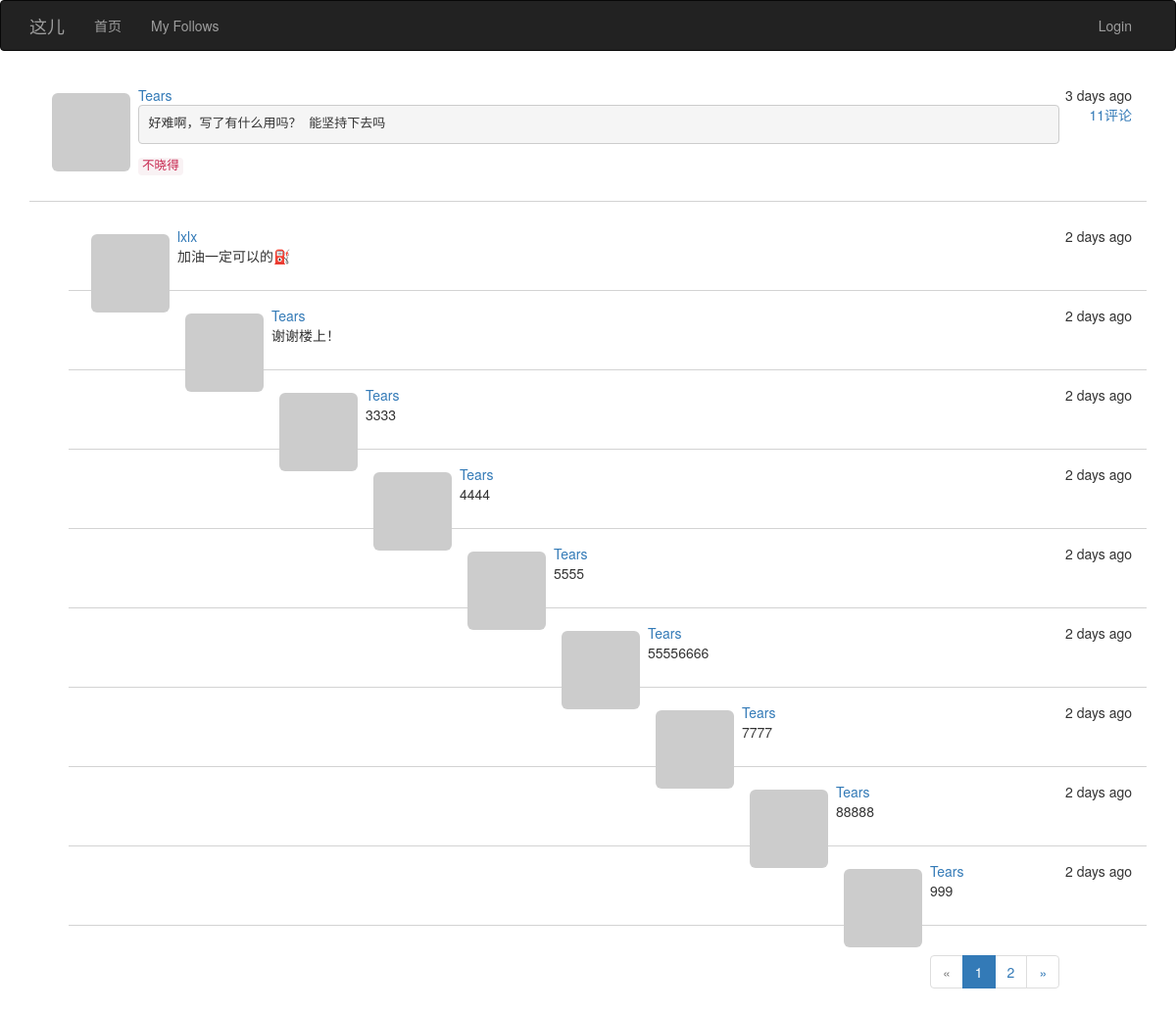
The page /post/126 on the database as committed earlier.
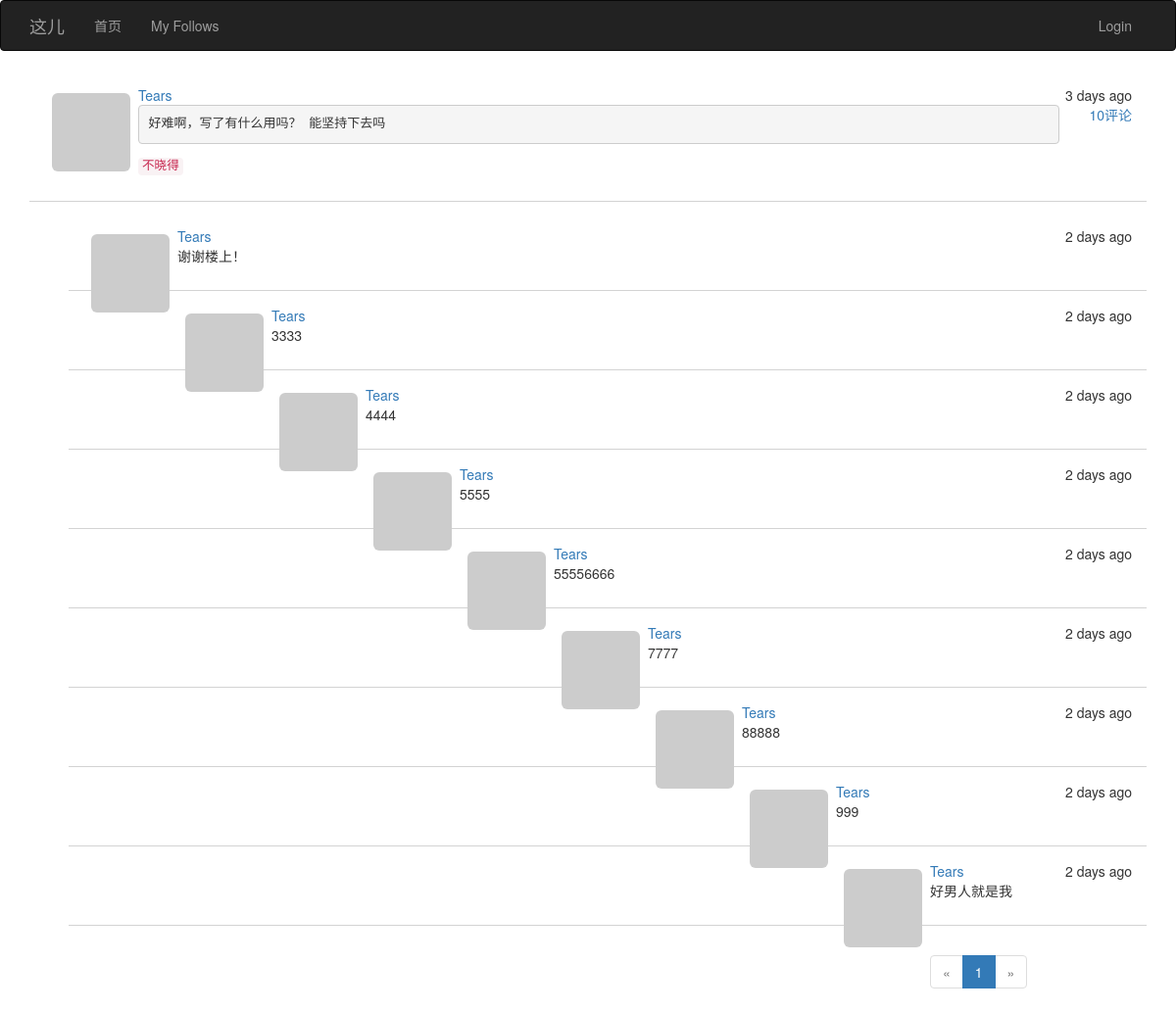
The same page on the database as committed later.
### app/models.py (models this page shows, shortened)
class Post(db.Model):
    __tablename__ = 'posts'
    id = db.Column(db.Integer, primary_key=True)
    body = db.Column(db.Text)
    body_html = db.Column(db.Text)
    timestamp = db.Column(db.DateTime, index=True, default=datetime.utcnow)
    author_id = db.Column(db.Integer, db.ForeignKey('users.id'))
    post_type = db.Column(db.Integer, default=PostType.POST)
    parent_post_id = db.Column(db.Integer, db.ForeignKey('posts.id'))
    disabled = db.Column(db.Boolean, default=True)
    comments = db.relationship('Post', foreign_keys=[parent_post_id],
                               backref=db.backref('parent_post',
                                                  lazy='joined', remote_side=[id]),
                               cascade='all,delete-orphan',
                               lazy='dynamic'
                               )

class User(UserMixin, db.Model):
    __tablename__ = 'users'
    id = db.Column(db.Integer, primary_key=True)
    email = db.Column(db.String(64), unique=True, index=True)
    username = db.Column(db.String(64), unique=True, index=True)
    password_hash = db.Column(db.String(128))
    confirmed = db.Column(db.Boolean, default=False)
    role_id = db.Column(db.Integer, db.ForeignKey('roles.id'))
    posts = db.relationship('Post', backref='author', lazy='dynamic')
    location = db.Column(db.String(64))
    about_me = db.Column(db.Text())
    member_since = db.Column(db.DateTime(), default=datetime.utcnow)
    last_seen = db.Column(db.DateTime(), default=datetime.utcnow)
    avatar = db.Column(db.String(128))
    followed = db.relationship('Follow', foreign_keys=[Follow.follower_id],
                               backref=db.backref('follower', lazy='joined'),
                               lazy='dynamic', cascade='all, delete-orphan')
    followers = db.relationship('Follow', foreign_keys=[Follow.followed_id],
                                backref=db.backref('followed', lazy='joined'),
                                lazy='dynamic', cascade='all, delete-orphan')
    def getAvatar(self, size=100, default='identicon', rating='g'):
        if request.is_secure:
            url = "https://secure.gravatar.com/avatar"
        else:
            url = 'http://www.gravatar.com/avatar'
        hash = self.avatar or hashlib.md5(self.email.encode('utf-8')).hexdigest()
        return '{url}/{hash}?s={size}&d={default}&r={rating}'.format(
            url=url, hash=hash, default=default, rating=rating, size=size)
    @property
    def password(self):
        raise AttributeError('password is not readable attribute')

### app/main/views.py (the view, shortened to what this page needs)
@main.route('/post/<int:id>', methods=["GET", "POST"])
def post(id):
    post = Post.query.get_or_404(id)
    page = request.args.get('page', 1, type=int)
    form = CommentForm()
    if page == -1:
        page = (post.comments.count() - 1) // 10 + 1
    pagination = post.comments.order_by(Post.timestamp.asc()).paginate(page, per_page=10, error_out=False)
    comments = pagination.items
    return render_template('post.html', posts=[post], page=page,
                           form=form, comments=comments, pagination=pagination)

### app/main/__init__.py (called while the page is built)
@main.app_context_processor
def inject_permissions():
    return dict(Permission=Permission)

### app/models.py (called while the page is built)
    def can(self, permissions):
        return False

### app/templates/post.html (shortened to what this page needs)
{% extends "bootstrap_base.html" %}
{% import "bootstrap/wtf.html" as wtf %}
{% import 'message.html' as msg %}
{% block content %}
<div class="container">
    {% include '_posts.html' %}
    {% include '_comments.html' %}
    {% import '_posts.html' as pg %}
    {{pg.pagination_widget(pagination,'.post',id=posts[0].id)}}
</div>
{% endblock %}

### app/templates/bootstrap_base.html (shortened to what this page needs)
{% extends "bootstrap/base.html" %}
{% block html_attribs %} lang="zh-CN"{% endblock%}
{% block head %}
{{super()}}
{% endblock%}
{%- block styles %}
{{super()}}
<link href="{{url_for('static',filename='style.css')}}" rel="stylesheet">
{%- endblock styles %}
{% block navbar %}
<div class="navbar navbar-inverse" role="navigation">
    <div class="container">
        <div class="navbar-header">
            <a class="navbar-brand" href="/">这儿</a>
        </div>
        <div class="navbar-collapse collapse">
            <ul class="nav navbar-nav">
                <li><a href="/">首页</a></li>
                <li><a href="{{url_for('main.followed_posts')}}">My Follows</a></li>
            </ul>
            {% if not hide_login %}
            <ul class="nav navbar-nav navbar-right">
                {% if not current_user.is_authenticated %}
                <li><a href="{{url_for('auth.login',next=request.path ) }}">Login</a></li>
                {% else %}
                <li><a href="{{url_for('main.user',id=current_user.id)}}"
                       style="padding-top:10px;padding-bottom:6px">
                    <img src="{{current_user.getAvatar(size=32)}}" class="img-circle profile-thumbnail"/></a></li>
                <li><a href="{{url_for('auth.logout',next=request.path) }}">Logout</a></li>
                {% endif %}
            </ul>
            {% endif %}
        </div>
    </div>
</div>
{% endblock%}

### app/templates/_posts.html
<ul class="posts">
    {% for post in posts %}
    {% if post and post.author %}
    <li>
        <div class="post-thumbnail">
            <a href="{{url_for('.user',id=post.author.id)}}">
                <img src="{{ post.author.getAvatar(size=40) }}"
                     class="img-rounded profile-thumbnail"/></a>
        </div>
        <div class="post-date">{{ moment(post.timestamp).fromNow()}}</div>
        <div class="post-author"><a href="{{url_for('.user',id=post.author.id)}}">
            {{ post.author.username}}</a></div>
        <div class="post-body">
            <span class="pull-right" style="margin-left:30px"><a href="{{url_for('.post',id=post.id)}}">{{post.comments.count()}}评论</a></span>
            {% if post.body_html %}
            {{ post.body_html| safe}}
            {% else %}
            {{ post.body }}
            {% endif %}
        </div>
    </li>
    {% endif %}
    {% endfor %}
</ul>
{% macro pagination_widget(pagination,endpoint) %}
<nav aria-label="Page navigation">
    <ul class="pagination">
        <li {% if not pagination.has_prev %} class="disabled" {% endif%}>
            <a href="{% if pagination.has_prev %}{{url_for(endpoint,page=pagination.page-1,**kwargs)}}
             {%else%}#{% endif%}" aria-label="Previous">
                <span aria-hidden="true">&laquo;</span>
            </a>
        </li>
        {% for p in pagination.iter_pages()%}
        {%if p == pagination.page %}
        <li class="active"><a href="{{url_for(endpoint,page=p,**kwargs)}}">{{p}}</a>
        </li>
        {% elif p %}
        <li><a href="{{url_for(endpoint,page=p,**kwargs)}}">{{p}}</a>
        </li>
        {% else %}
        <li class="disabled"><a href="{{url_for(endpoint,page=p,**kwargs)}}">...</a>
        </li>
        {% endif%}
        {% endfor %}
        <li {% if not pagination.has_next %} class="disabled" {% endif%}>
            <a href="{% if pagination.has_next %}{{url_for(endpoint,page=pagination.page+1,**kwargs)}}
             {%else%}#{% endif%}" aria-label="Next">
                <span aria-hidden="true">&raquo;</span>
            </a>
        </li>
    </ul>
</nav>
{% endmacro %}

### app/templates/_comments.html (shortened to what this page needs)
<ul class="comments">
    {% for post in comments if post and post.author and
    (not post.disabled or current_user.can(Permission.MODERATE_COMMENTS)) %}
    <li>
        <div class="post-thumbnail">
            <a href="{{url_for('.user',id=post.author.id)}}">
                <img src="{{ post.author.getAvatar(size=40) }}"
                     class="img-rounded profile-thumbnail"/></a>
        </div>
        <div class="post-date">{{ moment(post.timestamp).fromNow()}}</div>
        <div class="post-author"><a href="{{url_for('.user',id=post.author.id)}}">
            {{ post.author.username}}</a></div>
        <div class="post-body">
            {% if post.body_html %}
            {{ post.body_html| safe}}
            {% else %}
            {{ post.body }}
            {% endif %}
        </div>
    </li>
    {% endfor %}
</ul>

### app/static/style.css (style rules this page uses)
* { -webkit-font-smoothing: antialiased; }
ul.posts { padding:0px; font-family:Gibson,Helvetica Neue,HelveticaNeue,Helvetica,Arial,sans-serif; }
ul.posts li , ul.follows li, ul.comments li { list-style-type:none; padding:15px; border-bottom:1px lightgray solid; }
ul> li> .post-date { float:right; }
ul> li >.post-thumbnail { float:left; padding:8px }

Rows that differ between the two databases and show on the page:
removed Post: timestamp "2 days ago", author.username "lxlx", body_html "加油一定可以的⛽️"
computed for Post "3 days ago": comments.count "11" → "10"
now on this page (row unchanged): Post: timestamp "2 days ago", author.username "Tears", body_html "好男人就是我"
Other text that changed with them:
list line gone: "2"
